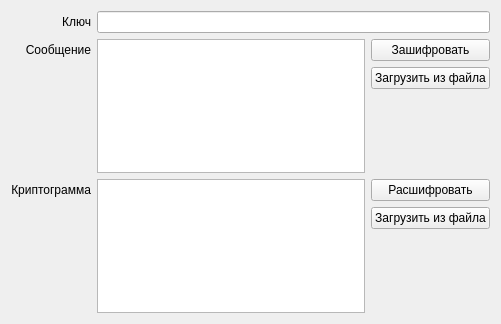
<?xml version="1.0" encoding="UTF-8"?>
<ui version="4.0">
 <class>DES</class>
 <widget class="QWidget" name="DES">
  <property name="geometry">
   <rect>
    <x>0</x>
    <y>0</y>
    <width>501</width>
    <height>324</height>
   </rect>
  </property>
  <property name="windowTitle">
   <string>Form</string>
  </property>
  <layout class="QGridLayout" name="gridLayout">
   <item row="4" column="2" rowspan="3">
    <widget class="QPlainTextEdit" name="codeEdit"/>
   </item>
   <item row="4" column="3">
    <widget class="QPushButton" name="decodeButton">
     <property name="text">
      <string>Расшифровать</string>
     </property>
    </widget>
   </item>
   <item row="1" column="3">
    <widget class="QPushButton" name="encodeButton">
     <property name="text">
      <string>Зашифровать</string>
     </property>
    </widget>
   </item>
   <item row="1" column="0">
    <widget class="QLabel" name="messageLabel">
     <property name="text">
      <string>Сообщение</string>
     </property>
     <property name="alignment">
      <set>Qt::AlignRight|Qt::AlignTrailing|Qt::AlignVCenter</set>
     </property>
    </widget>
   </item>
   <item row="1" column="2" rowspan="3">
    <widget class="QPlainTextEdit" name="messageEdit"/>
   </item>
   <item row="0" column="0">
    <widget class="QLabel" name="keyLabel">
     <property name="text">
      <string>Ключ</string>
     </property>
     <property name="alignment">
      <set>Qt::AlignRight|Qt::AlignTrailing|Qt::AlignVCenter</set>
     </property>
    </widget>
   </item>
   <item row="5" column="3">
    <widget class="QPushButton" name="loadCodeButton">
     <property name="text">
      <string>Загрузить из файла</string>
     </property>
    </widget>
   </item>
   <item row="4" column="0">
    <widget class="QLabel" name="codeLabel">
     <property name="text">
      <string>Криптограмма</string>
     </property>
     <property name="alignment">
      <set>Qt::AlignRight|Qt::AlignTrailing|Qt::AlignVCenter</set>
     </property>
    </widget>
   </item>
   <item row="2" column="3">
    <widget class="QPushButton" name="loadMessageButton">
     <property name="text">
      <string>Загрузить из файла</string>
     </property>
    </widget>
   </item>
   <item row="0" column="2" colspan="2">
    <widget class="QLineEdit" name="keyEdit"/>
   </item>
  </layout>
 </widget>
 <resources/>
 <connections/>
</ui>
